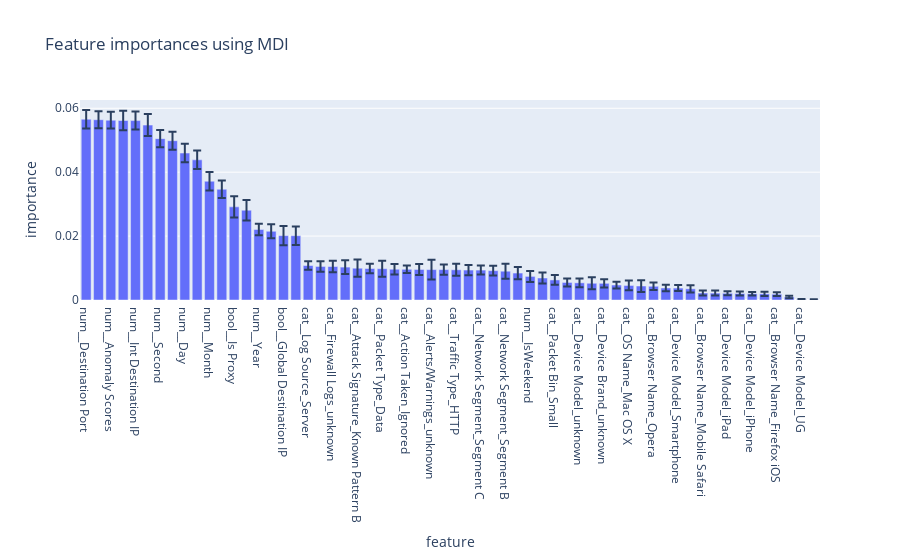

Notebook code for this chart:
### Markdown cell above
So nothing new. We obtain a 1/3 which is expected from random value

### Code cell
importances = model.named_steps['classifier'].feature_importances_
std = np.std([tree.feature_importances_ for tree in model.named_steps['classifier'].estimators_], axis=0)
feature_names = [f"{x}" for x in model.named_steps["preprocessor"].get_feature_names_out()]
forest_importances = pd.DataFrame({"feature": feature_names, "importance": importances, "std": std}).sort_values("importance", ascending=False)

fig = px.bar(forest_importances,x="feature",y="importance", error_y="std", title="Feature importances using MDI")
fig.show()

### Figure 1 — Plotly figure (JSON) as saved in the notebook; plotly's stock layout.template omitted (floating-point values rounded to 4 significant figures)
{"data": [{"error_y": {"array": [0.002878, 0.00265, 0.002633, 0.003018, 0.00281, 0.00344, 0.002691, 0.002823, 0.002892, 0.002886, 0.002918, 0.00273, 0.003294, 0.003198, 0.001793, 0.002171, 0.003019, 0.00289, 0.001357, 0.001654, 0.001803, 0.00215, 0.002694, 0.001488, 0.002526, 0.001643, 0.001147, 0.001745, 0.003081, 0.001585, 0.001898, 0.00161, 0.001398, 0.001545, 0.002337, 0.001913, 0.00172, 0.001756, 0.001519, 0.001254, 0.001358, 0.001901, 0.001305, 0.001066, 0.001522, 0.001839, 0.001151, 0.0009964, 0.0009483, 0.001142, 0.0007963, 0.0007868, 0.0006496, 0.000648, 0.0005527, 0.0006788, 0.0005811, 0.0003742, 0.0001287, 0.0001201]}, "hovertemplate": "feature=%{x}<br>importance=%{y}<extra></extra>", "legendgroup": "", "marker": {"color": "#636efa", "pattern": {"shape": ""}}, "name": "", "orientation": "v", "showlegend": false, "textposition": "auto", "type": "bar", "x": ["num__Destination Port", "num__Int Source IP", "num__Anomaly Scores", "num__Source Port", "num__Int Destination IP", "num__Packet Length", "num__Second", "num__Minute", "num__Day", "num__Hour", "num__Month", "num__Browser Version", "bool__Is Proxy", "num__DayOfWeek", "num__Year", "num__Browser Minor", "bool__Global Destination IP", "bool__Global Source IP", "cat__Log Source_Server", "cat__IDS/IPS Alerts_unknown", "cat__Firewall Logs_unknown", "cat__Malware Indicators_unknown", "cat__Attack Signature_Known Pattern B", "cat__Protocol_UDP", "cat__Packet Type_Data", "cat__Action Taken_Logged", "cat__Action Taken_Ignored", "cat__Traffic Type_FTP", "cat__Alerts/Warnings_unknown", "cat__Severity Level_Medium", "cat__Traffic Type_HTTP", "cat__Severity Level_Low", "cat__Network Segment_Segment C", "cat__Protocol_TCP", "cat__Network Segment_Segment B", "cat__Packet Bin_Medium", "num__IsWeekend", "cat__OS Name_Windows", "cat__Packet Bin_Small", "cat__OS Name_Linux", "cat__Device Model_unknown", "cat__Browser Name_IE", "cat__Device Brand_unknown", "cat__Browser Name_Firefox", "cat__OS Name_Mac OS X", "cat__Browser Name_Safari", "cat__Browser Name_Opera", "cat__Device Brand_Generic", "cat__Device Model_Smartphone", "cat__OS Name_iOS", "cat__Browser Name_Mobile Safari", "cat__Device Model_iPod", "cat__Device Model_iPad", "cat__Browser Name_Firefox Mobile", "cat__Device Model_iPhone", "cat__Browser Name_Chrome Mobile iOS", "cat__Browser Name_Firefox iOS", "cat__Device Model_Tablet", "cat__Device Model_UG", "cat__Device Brand_LG"], "xaxis": "x", "y": [0.05658, 0.05643, 0.05627, 0.05617, 0.05615, 0.05473, 0.0505, 0.04986, 0.04599, 0.04387, 0.03717, 0.03466, 0.02915, 0.02811, 0.02207, 0.02151, 0.02015, 0.02012, 0.0108, 0.0105, 0.01048, 0.0103, 0.009949, 0.009854, 0.009795, 0.009626, 0.009611, 0.009557, 0.009511, 0.009509, 0.009455, 0.009375, 0.009364, 0.009181, 0.009009, 0.008434, 0.007384, 0.006884, 0.006279, 0.005493, 0.005375, 0.00524, 0.00522, 0.004684, 0.004551, 0.004377, 0.0043, 0.003754, 0.003732, 0.003501, 0.002199, 0.00216, 0.002099, 0.00203, 0.00195, 0.001929, 0.001819, 0.000953, 0.0001625, 0.0001323], "yaxis": "y"}], "layout": {"barmode": "relative", "legend": {"tracegroupgap": 0}, "title": {"text": "Feature importances using MDI"}, "xaxis": {"anchor": "y", "domain": [0, 1], "title": {"text": "feature"}}, "yaxis": {"anchor": "x", "domain": [0, 1], "title": {"text": "importance"}}}}
